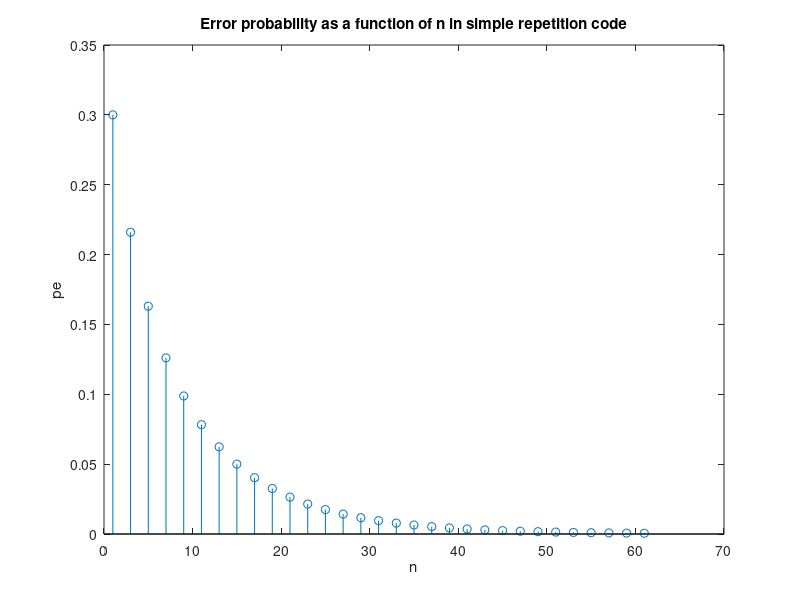

MATLAB code to generate this figure:
% MATLAB script for Illustrative Problem 10.7
echo on
ep=0.3;
for i=1:2:61
    p(i)=0;
    for j=(i+1)/2:i
        p(i)=p(i)+prod(1:i)/(prod(1:j)*prod(1:(i-j)))*ep^j*(1-ep)^(i-j);
        echo off ;
    end
end
echo on ;
pause % Press a key to see the plot.
stem((1:2:61),p(1:2:61))
xlabel('n')
ylabel('pe')
title('Error probability as a function of n in simple repetition code')